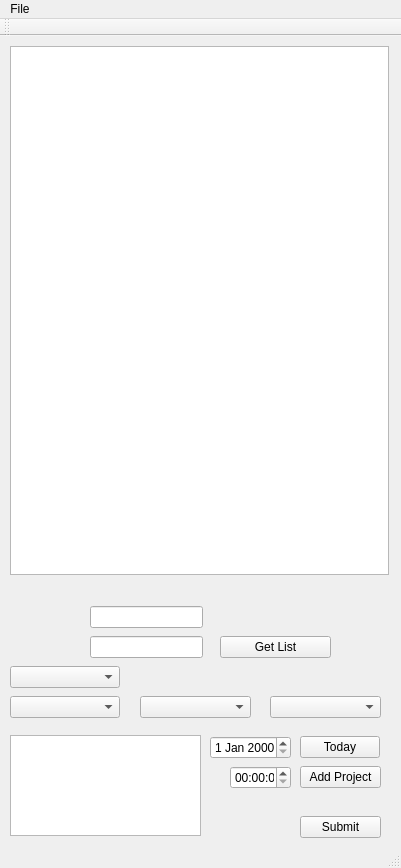
<?xml version="1.0" encoding="UTF-8"?>
<ui version="4.0">
 <class>MainWindow</class>
 <widget class="QMainWindow" name="MainWindow">
  <property name="geometry">
   <rect>
    <x>0</x>
    <y>0</y>
    <width>401</width>
    <height>868</height>
   </rect>
  </property>
  <property name="windowTitle">
   <string>MainWindow</string>
  </property>
  <widget class="QWidget" name="centralWidget">
   <widget class="QWidget" name="verticalLayoutWidget">
    <property name="geometry">
     <rect>
      <x>-1</x>
      <y>-1</y>
      <width>401</width>
      <height>551</height>
     </rect>
    </property>
    <layout class="QVBoxLayout" name="verticalLayout">
     <item>
      <widget class="QListWidget" name="listWidget"/>
     </item>
    </layout>
   </widget>
   <widget class="QPlainTextEdit" name="m_teComment">
    <property name="geometry">
     <rect>
      <x>10</x>
      <y>699</y>
      <width>191</width>
      <height>101</height>
     </rect>
    </property>
   </widget>
   <widget class="QTimeEdit" name="m_timeDuration">
    <property name="geometry">
     <rect>
      <x>230</x>
      <y>730</y>
      <width>61</width>
      <height>23</height>
     </rect>
    </property>
   </widget>
   <widget class="QDateEdit" name="dateEdit">
    <property name="geometry">
     <rect>
      <x>210</x>
      <y>700</y>
      <width>81</width>
      <height>23</height>
     </rect>
    </property>
   </widget>
   <widget class="QComboBox" name="m_projectsCombo">
    <property name="geometry">
     <rect>
      <x>10</x>
      <y>660</y>
      <width>110</width>
      <height>22</height>
     </rect>
    </property>
    <property name="maximumSize">
     <size>
      <width>16777215</width>
      <height>100</height>
     </size>
    </property>
    <property name="statusTip">
     <string>Projects</string>
    </property>
    <property name="whatsThis">
     <string>List of projects</string>
    </property>
    <property name="styleSheet">
     <string notr="true">combobox-popup: 1;</string>
    </property>
    <property name="maxVisibleItems">
     <number>10</number>
    </property>
    <property name="duplicatesEnabled">
     <bool>true</bool>
    </property>
   </widget>
   <widget class="QPushButton" name="pushButton">
    <property name="geometry">
     <rect>
      <x>300</x>
      <y>730</y>
      <width>81</width>
      <height>22</height>
     </rect>
    </property>
    <property name="text">
     <string>Add Project</string>
    </property>
   </widget>
   <widget class="QPushButton" name="pushButton_2">
    <property name="geometry">
     <rect>
      <x>300</x>
      <y>700</y>
      <width>80</width>
      <height>22</height>
     </rect>
    </property>
    <property name="text">
     <string>Today</string>
    </property>
   </widget>
   <widget class="QComboBox" name="m_subProjectsCombo">
    <property name="geometry">
     <rect>
      <x>140</x>
      <y>660</y>
      <width>111</width>
      <height>22</height>
     </rect>
    </property>
    <property name="maximumSize">
     <size>
      <width>16777215</width>
      <height>100</height>
     </size>
    </property>
    <property name="statusTip">
     <string>Projects</string>
    </property>
    <property name="whatsThis">
     <string>List of projects</string>
    </property>
    <property name="styleSheet">
     <string notr="true">combobox-popup: 1;</string>
    </property>
    <property name="maxVisibleItems">
     <number>10</number>
    </property>
    <property name="duplicatesEnabled">
     <bool>true</bool>
    </property>
   </widget>
   <widget class="QComboBox" name="m_activitiesCombo">
    <property name="geometry">
     <rect>
      <x>270</x>
      <y>660</y>
      <width>111</width>
      <height>22</height>
     </rect>
    </property>
    <property name="maximumSize">
     <size>
      <width>16777215</width>
      <height>100</height>
     </size>
    </property>
    <property name="statusTip">
     <string>Projects</string>
    </property>
    <property name="whatsThis">
     <string>List of projects</string>
    </property>
    <property name="styleSheet">
     <string notr="true">combobox-popup: 1;</string>
    </property>
    <property name="maxVisibleItems">
     <number>10</number>
    </property>
    <property name="duplicatesEnabled">
     <bool>true</bool>
    </property>
   </widget>
   <widget class="QLineEdit" name="m_username">
    <property name="geometry">
     <rect>
      <x>90</x>
      <y>570</y>
      <width>113</width>
      <height>22</height>
     </rect>
    </property>
   </widget>
   <widget class="QLineEdit" name="m_password">
    <property name="geometry">
     <rect>
      <x>90</x>
      <y>600</y>
      <width>113</width>
      <height>22</height>
     </rect>
    </property>
    <property name="echoMode">
     <enum>QLineEdit::Password</enum>
    </property>
   </widget>
   <widget class="QComboBox" name="m_costlistCombo">
    <property name="geometry">
     <rect>
      <x>10</x>
      <y>630</y>
      <width>110</width>
      <height>22</height>
     </rect>
    </property>
    <property name="maximumSize">
     <size>
      <width>16777215</width>
      <height>100</height>
     </size>
    </property>
    <property name="statusTip">
     <string>Projects</string>
    </property>
    <property name="whatsThis">
     <string>List of projects</string>
    </property>
    <property name="styleSheet">
     <string notr="true">combobox-popup: 1;</string>
    </property>
    <property name="maxVisibleItems">
     <number>10</number>
    </property>
    <property name="duplicatesEnabled">
     <bool>true</bool>
    </property>
   </widget>
   <widget class="QPushButton" name="m_pbGetList">
    <property name="geometry">
     <rect>
      <x>220</x>
      <y>600</y>
      <width>111</width>
      <height>22</height>
     </rect>
    </property>
    <property name="text">
     <string>Get List</string>
    </property>
   </widget>
   <widget class="QPushButton" name="m_pbSubmit">
    <property name="geometry">
     <rect>
      <x>300</x>
      <y>780</y>
      <width>81</width>
      <height>22</height>
     </rect>
    </property>
    <property name="text">
     <string>Submit</string>
    </property>
   </widget>
  </widget>
  <widget class="QMenuBar" name="menuBar">
   <property name="geometry">
    <rect>
     <x>0</x>
     <y>0</y>
     <width>401</width>
     <height>22</height>
    </rect>
   </property>
   <widget class="QMenu" name="menuViaTim_Time_Counter">
    <property name="title">
     <string>File</string>
    </property>
    <addaction name="actionExport_to_XML"/>
    <addaction name="actionCommit_time"/>
   </widget>
   <addaction name="menuViaTim_Time_Counter"/>
  </widget>
  <widget class="QToolBar" name="mainToolBar">
   <attribute name="toolBarArea">
    <enum>TopToolBarArea</enum>
   </attribute>
   <attribute name="toolBarBreak">
    <bool>false</bool>
   </attribute>
  </widget>
  <widget class="QStatusBar" name="statusBar"/>
  <action name="actionExport_to_XML">
   <property name="text">
    <string>Export to XML</string>
   </property>
  </action>
  <action name="actionCommit_time">
   <property name="text">
    <string>Commit time</string>
   </property>
  </action>
 </widget>
 <layoutdefault spacing="6" margin="11"/>
 <resources/>
 <connections/>
</ui>
